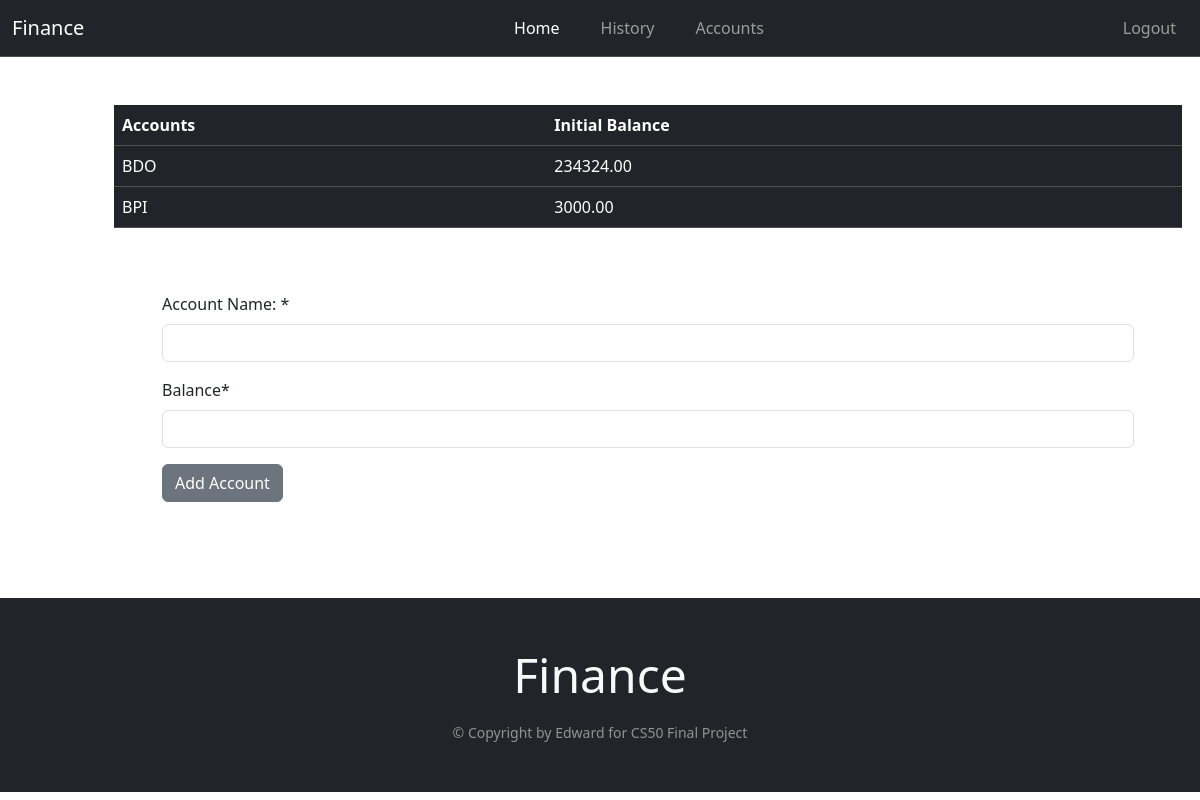
The page /accounts/ (signed in) on the database as committed earlier.
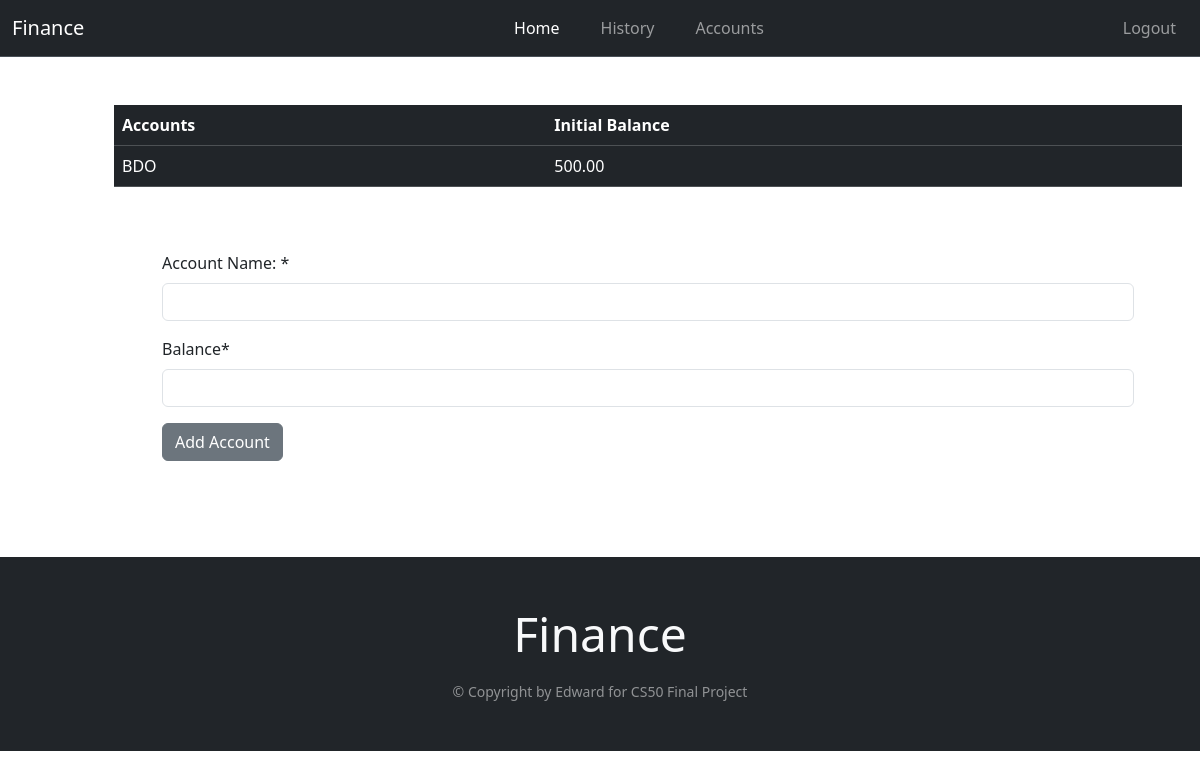
The same page on the database as committed later.
### main/models.py (models this page shows, shortened)
class Accounts(models.Model):
    user = models.ForeignKey(User, related_name="accounts", null=True, on_delete=models.CASCADE)
    account_name = models.CharField(max_length=200)
    balance = models.DecimalField(max_digits=13, decimal_places=2)
    class Meta:
        unique_together = 'user', 'account_name'

### main/views.py (the view)
# urls.py: path("accounts/", views.accounts, name="accounts"),
@login_required(login_url="/login/")
def accounts(response):
    if response.method == "POST":
        form = CreateNewAccount(response.POST)
        if form.is_valid():
            n = form.cleaned_data["name"].upper()
            b = form.cleaned_data["balance"]
            new = Accounts(account_name=n, balance=b)
            new.save()
            try:
                response.user.accounts.add(new)
            except IntegrityError as e:
                print(e)
        return redirect("/accounts")
    else:
        form = CreateNewAccount()
    return render(response, "main/accounts.html", {"form": form})

### main/forms.py
class CreateNewAccount(forms.Form):
    name = forms.CharField(label="Account Name: ", max_length=200)
    balance = forms.DecimalField(max_digits=13)

### main/templates/main/accounts.html (shortened to what this page needs)
{% extends "main/base.html" %}
{% load crispy_forms_tags %}
{% block content %}
    <div class="container">
        <div class="container-md m-5">
            {% if user.accounts.all %}
                <table class="table table-hover table-dark">
                    <thead>
                        <tr>
                            <th scope="col">Accounts</th>
                            <th scope="col">Initial Balance</th>
                        </tr>
                    </thead>
                    <tbody>
                        {% for account in user.accounts.all %}
                            <tr>
                                <td>{{ account.account_name }}</td>
                                <td>{{ account.balance }}</td>
                            </tr>
                        {% endfor %}
                    </tbody>
                </table>
            {% endif %}
            <div class="container p-5">
                <form action="/accounts/" class="form-group" method="POST" autocomplete="off">
                    {{ form | crispy}}
                    <button type="submit" class="btn btn-secondary">Add Account</button>
                </form>
            </div>
        </div>
    </div>
{% endblock %}

### main/templates/main/base.html (shortened to what this page needs)
<!DOCTYPE html>
<html lang="eng">
    <head>
        <link href="https://cdn.jsdelivr.net/npm/bootstrap@5.3.3/dist/css/bootstrap.min.css" rel="stylesheet">
        {% load static %}
        <link rel="stylesheet" href="{% static 'main/style.css' %}">
    </head>
    </head>
    <body>
        <nav class="navbar navbar-expand-md bg-dark border-bottom border-body" data-bs-theme="dark">
            <div class="container-fluid">
                <a href="/" class="navbar-brand">Finance</a>
                <div class="navbar-collapse collapse text-right" id="navbarSupportedContent">
                    {% if user.is_authenticated %}
                        <ul class="navbar-nav" id="menu">
                            <li class="nav-item">
                                <a class="nav-link active" aria-current="page" href="/">Home</a>
                            </li>
                            <li class="nav-item">
                                <a class="nav-link" href="/">History</a>
                            </li>
                            <li class="nav-item">
                                <a class="nav-link" href="/accounts">Accounts</a>
                            </li>
                        </ul>
                        <div class="container-fluid" id="logoutDiv">
                            <form action="{% url 'logout' %}" method="post">
                                <button type="submit" id="logout">Logout</button>
                            </form>
                        </div>
                    {% endif %}
                </div>
            </div>
        </nav>
        <div class="container mt-5" id="main">
            {% block content %}
            {% endblock %}
        </div>
        <footer class="bg-dark py-5 mt-5">
            <div class="container text-light text-center">
                <p class="display-5 mb-3"> Finance </p>
                <small class="text-white-50">&copy; Copyright by Edward for CS50 Final Project</small>
            </div>
        </footer>
    </body>
</html>

### main/static/main/style.css (style rules this page uses)
#main { height: 100%; }
#logout { background: none!important; border: none; margin-top: 8px; margin-left: 5px; padding: 0!important; color: rgba(255, 255, 255, 0.55); text-decoration: none; cursor: pointer; }
#logoutDiv { text-align: right; padding-bottom: 8px; }
#menu { margin-left: 35%; }
.nav-item { margin-left: 25px; }

Rows that differ between the two databases and show on the page:
removed Accounts: account_name "BPI", balance "3000.00"
changed Accounts "BDO": balance "234324.00" → "500.00"
